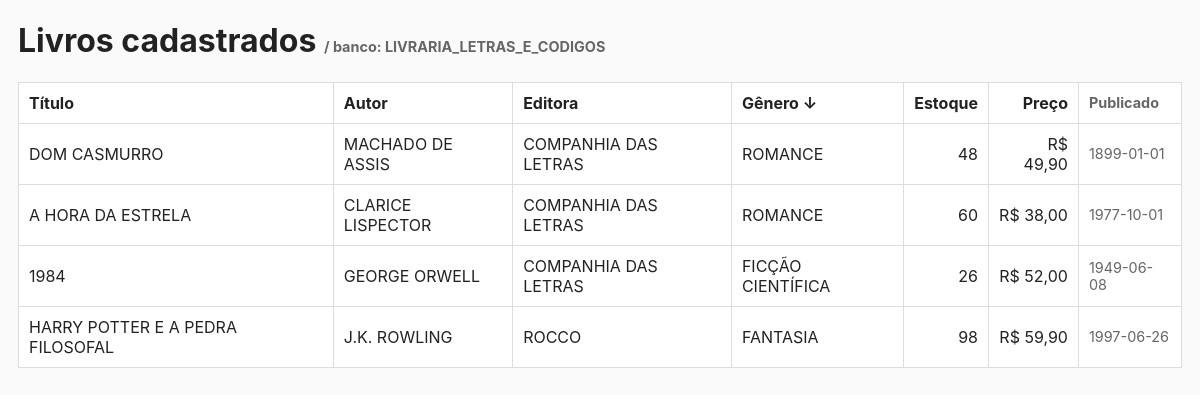
The page /MySQL/Livraria_01/index.php?column=GENERO&sort=DESC on the database its author committed.
### tables this page shows
CREATE TABLE LIVROS (
    ID_LIVRO INT PRIMARY KEY AUTO_INCREMENT,
    TITULO VARCHAR(255) NOT NULL,
    ID_AUTOR_FK INT NOT NULL,
    ID_EDITORA_FK INT NOT NULL,
    GENERO VARCHAR(50),
    PRECO DECIMAL(10, 2) NOT NULL,
    QUANTIDADE_ESTOQUE INT NOT NULL,
    DATA_PUBLICACAO DATE,
    FOREIGN KEY (ID_AUTOR_FK) REFERENCES AUTORES(ID_AUTOR),
    FOREIGN KEY (ID_EDITORA_FK) REFERENCES EDITORAS(ID_EDITORA)
);

CREATE TABLE AUTORES (
    ID_AUTOR INT PRIMARY KEY AUTO_INCREMENT,
    NOME VARCHAR(100) NOT NULL,
    NACIONALIDADE VARCHAR(50),
    DATA_NASCIMENTO DATE
);

CREATE TABLE EDITORAS (
    ID_EDITORA INT PRIMARY KEY AUTO_INCREMENT,
    NOME VARCHAR(100) NOT NULL UNIQUE,
    CNPJ VARCHAR(18) UNIQUE,
    ENDERECO VARCHAR(255),
    CIDADE VARCHAR(100),
    CONTATO_NOME VARCHAR(100),
    TELEFONE VARCHAR(20)
);

### MySQL/Livraria_01/index.php (the view, shortened to what this page needs)
<?php
$dbHost = '127.0.0.1';
$dbPort = 3306;
$dbUser = 'root';
$dbPass = 'senaisp';
$dbName = 'LIVRARIA_LETRAS_E_CODIGOS';
$mysqli = mysqli_connect($dbHost, $dbUser, $dbPass, $dbName, $dbPort);
mysqli_set_charset($mysqli, 'utf8mb4');
$columns = [
    'ID_LIVRO','TITULO','ID_AUTOR_FK','ID_EDITORA_FK',
    'GENERO','PRECO','QUANTIDADE_ESTOQUE','DATA_PUBLICACAO',
    'AUTOR','EDITORA'
];
$col = isset($_GET['column']) && in_array($_GET['column'], $columns) ? $_GET['column'] : 'TITULO';
$sort_order = (isset($_GET['sort']) && strtoupper($_GET['sort']) === 'DESC') ? 'DESC' : 'ASC';
$orderExprMap = [
    'AUTOR' => 'A.NOME',
    'EDITORA' => 'E.NOME'
];
$orderBy = $orderExprMap[$col] ?? "L.$col";
$sql = "
    SELECT
        L.ID_LIVRO,
        L.TITULO,
        L.GENERO,
        L.PRECO,
        L.QUANTIDADE_ESTOQUE,
        L.DATA_PUBLICACAO,
        A.NOME AS AUTOR,
        E.NOME AS EDITORA
    FROM LIVROS L
    LEFT JOIN AUTORES A ON L.ID_AUTOR_FK = A.ID_AUTOR
    LEFT JOIN EDITORAS E ON L.ID_EDITORA_FK = E.ID_EDITORA
    ORDER BY {$orderBy} {$sort_order}
";
$result = mysqli_query($mysqli, $sql);
$up_or_down = $sort_order === 'ASC' ? '↑' : '↓';
$asc_or_desc = $sort_order === 'ASC' ? 'DESC' : 'ASC';
function esc($s) { return htmlspecialchars($s, ENT_QUOTES|ENT_SUBSTITUTE, 'UTF-8'); }
function money($v) { return number_format((float)$v, 2, ',', '.'); }
?>
<!doctype html>
<html lang="pt-BR">
<head>
</head>
<body>
<h1>Livros cadastrados <span class="muted">/ banco: <?= esc($dbName) ?></span></h1>
<table>
    <thead>
        <tr>
            <th><a href="?column=TITULO&sort=<?= $asc_or_desc ?>">Título <?= $col === 'TITULO' ? $up_or_down : '' ?></a></th>
            <th><a href="?column=AUTOR&sort=<?= $asc_or_desc ?>">Autor <?= $col === 'AUTOR' ? $up_or_down : '' ?></a></th>
            <th><a href="?column=EDITORA&sort=<?= $asc_or_desc ?>">Editora <?= $col === 'EDITORA' ? $up_or_down : '' ?></a></th>
            <th><a href="?column=GENERO&sort=<?= $asc_or_desc ?>">Gênero <?= $col === 'GENERO' ? $up_or_down : '' ?></a></th>
            <th class="right"><a href="?column=QUANTIDADE_ESTOQUE&sort=<?= $asc_or_desc ?>">Estoque <?= $col === 'QUANTIDADE_ESTOQUE' ? $up_or_down : '' ?></a></th>
            <th class="right"><a href="?column=PRECO&sort=<?= $asc_or_desc ?>">Preço <?= $col === 'PRECO' ? $up_or_down : '' ?></a></th>
            <th class="small muted">Publicado</th>
        </tr>
    </thead>
    <tbody>
    <?php while ($row = mysqli_fetch_assoc($result)): ?>
        <tr>
            <td><?= esc($row['TITULO']) ?></td>
            <td><?= esc($row['AUTOR'] ?? '-') ?></td>
            <td><?= esc($row['EDITORA'] ?? '-') ?></td>
            <td><?= esc($row['GENERO'] ?? '-') ?></td>
            <td class="right"><?= (int)$row['QUANTIDADE_ESTOQUE'] ?></td>
            <td class="right">R$ <?= money($row['PRECO']) ?></td>
            <td class="small muted"><?= $row['DATA_PUBLICACAO'] ? esc($row['DATA_PUBLICACAO']) : '-' ?></td>
        </tr>
    <?php endwhile; ?>
    </tbody>
</table>
</body>
</html>

### MySQL/Livraria_01/index.php (style rules this page uses)
body { font-family:Inter,Segoe UI,Arial;margin:18px;background:#fafafa;color:#222 }
table { border-collapse:collapse;width:100%;background:#fff }
th,td { padding:10px;border:1px solid #ddd;text-align:left }
th a { color:inherit;text-decoration:none }
.muted { color:#666;font-size:0.9rem }
.right { text-align:right }
.small { font-size:0.9rem }

### rows shown on the page
livros: TITULO "DOM CASMURRO", ID_AUTOR_FK.NOME "MACHADO DE ASSIS", ID_EDITORA_FK.NOME "COMPANHIA DAS LETRAS", GENERO "ROMANCE", QUANTIDADE_ESTOQUE "48", PRECO "49,90", DATA_PUBLICACAO "1899-01-01"
livros: TITULO "A HORA DA ESTRELA", ID_AUTOR_FK.NOME "CLARICE LISPECTOR", ID_EDITORA_FK.NOME "COMPANHIA DAS LETRAS", GENERO "ROMANCE", QUANTIDADE_ESTOQUE "60", PRECO "38,00", DATA_PUBLICACAO "1977-10-01"
livros: TITULO "1984", ID_AUTOR_FK.NOME "GEORGE ORWELL", ID_EDITORA_FK.NOME "COMPANHIA DAS LETRAS", GENERO "FICÇÃO CIENTÍFICA", QUANTIDADE_ESTOQUE "26", PRECO "52,00", DATA_PUBLICACAO "1949-06-08"
livros: TITULO "HARRY POTTER E A PEDRA FILOSOFAL", ID_AUTOR_FK.NOME "J.K. ROWLING", ID_EDITORA_FK.NOME "ROCCO", GENERO "FANTASIA", QUANTIDADE_ESTOQUE "98", PRECO "59,90", DATA_PUBLICACAO "1997-06-26"

### other values the page prints
$dbName "LIVRARIA_LETRAS_E_CODIGOS"
$up_or_down "↓"
